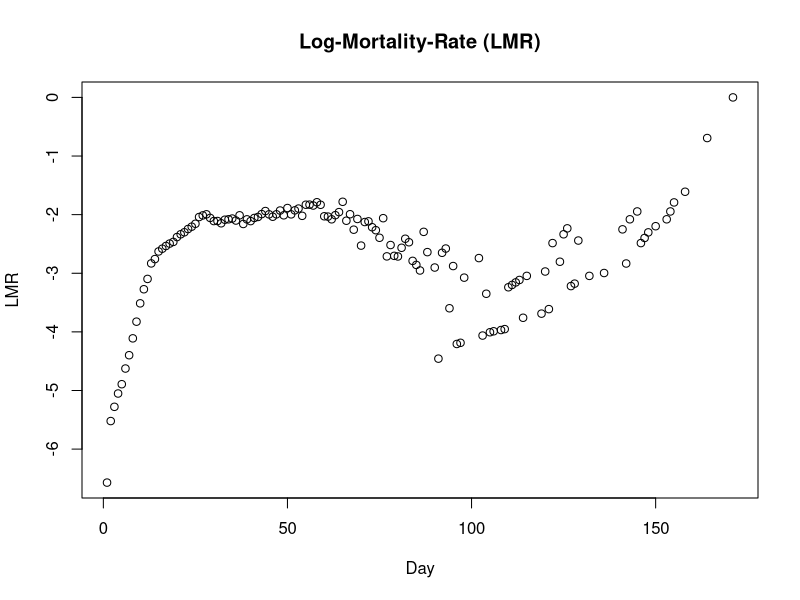

Reproduce this figure in R. (Note: this script raises an error after producing the figure.)
## ---- chunk 1
knitr::opts_chunk$set(echo = TRUE)
## ---- chunk 2
mortality_rate = read.csv('mortality_rate.csv', header = TRUE, sep = ';')
summary(mortality_rate$Rate)
## ---- chunk 3
mortality_rate$lmr = log(mortality_rate$Rate)
plot(mortality_rate$Day, mortality_rate$lmr,
     ylab = 'LMR',
     xlab = 'Day',
     main = 'Log-Mortality-Rate (LMR)')
## ---- chunk 4
library(splines)

fit_ns_1 = lm(lmr ~ ns(Day, df = 2), data = mortality_rate)
pred1 = predict(fit_ns_1, newdata = list(Day=mortality_rate$Day))

fit_ns_2 = lm(lmr ~ ns(Day, df = 3), data = mortality_rate)
pred2 = predict(fit_ns_2, newdata = list(Day=mortality_rate$Day))

fit_ns_3 = lm(lmr ~ ns(Day, df = 16), data = mortality_rate)
pred3 = predict(fit_ns_15, newdata = list(Day=mortality_rate$Day))

fit_ns_4 = lm(lmr ~ ns(Day, df = 51), data = mortality_rate)
pred4 = predict(fit_ns_50, newdata = list(Day=mortality_rate$Day))



plot(mortality_rate$Day, mortality_rate$lmr, xlab = 'Day', ylab = 'LMR',
     main = 'Natural cubic splies fit #1')
lines(mortality_rate$Day, pred1, col='black', lwd = 2)
points(attr(ns(mortality_rate$Day, df = 2), "knots"),
  predict(fit_ns_1,
          data.frame(Day = attr(ns(mortality_rate$Day, df = 2), "knots"))),
  col="black",pch=4, lwd = 3, cex = 1)

plot(mortality_rate$Day, mortality_rate$lmr, xlab = 'Day', ylab = 'LMR',
     main = 'Natural cubic splies fit #2')
lines(mortality_rate$Day, pred2, col='blue', lwd = 2)
points(attr(ns(mortality_rate$Day, df = 3), "knots"),
  predict(fit_ns_2,
          data.frame(Day = attr(ns(mortality_rate$Day, df = 3), "knots"))),
  col="blue",pch=4, lwd = 3, cex = 1)

plot(mortality_rate$Day, mortality_rate$lmr, xlab = 'Day', ylab = 'LMR',
     main = 'Natural cubic splies fit #3')
lines(mortality_rate$Day, pred3, col='green', lwd = 2)
points(attr(ns(mortality_rate$Day, df = 16), "knots"),
  predict(fit_ns_2,
          data.frame(Day = attr(ns(mortality_rate$Day, df = 16), "knots"))),
  col="green",pch=4, lwd = 3, cex = 1)

plot(mortality_rate$Day, mortality_rate$lmr, xlab = 'Day', ylab = 'LMR',
     main = 'Natural cubic splies fit #3')
lines(mortality_rate$Day, pred4, col='red', lwd = 2)
points(attr(ns(mortality_rate$Day, df = 51), "knots"),
  predict(fit_ns_2,
          data.frame(Day = attr(ns(mortality_rate$Day, df = 51), "knots"))),
  col="red",pch=4, lwd = 3, cex = 1)

## ---- chunk 5


